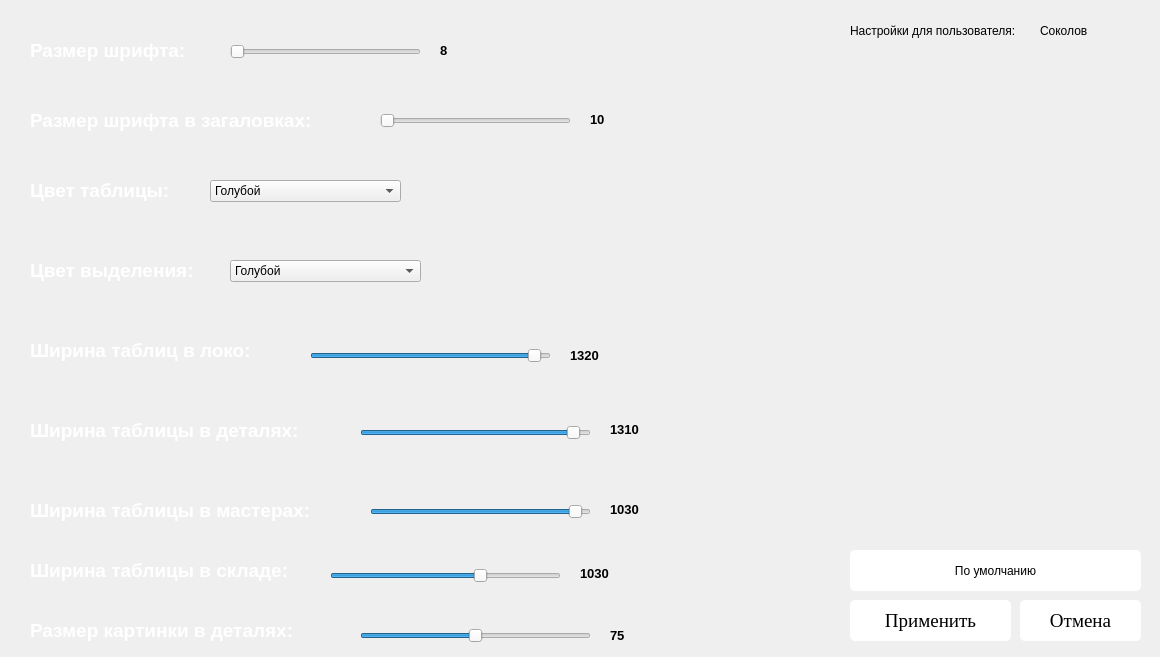
<?xml version="1.0" encoding="UTF-8"?>
<ui version="4.0">
 <class>Form</class>
 <widget class="QWidget" name="Form">
  <property name="geometry">
   <rect>
    <x>0</x>
    <y>0</y>
    <width>1160</width>
    <height>657</height>
   </rect>
  </property>
  <property name="windowTitle">
   <string>Настройки</string>
  </property>
  <property name="windowIcon">
   <iconset>
    <normaloff>train.ico</normaloff>train.ico</iconset>
  </property>
  <property name="styleSheet">
   <string notr="true"/>
  </property>
  <widget class="QLabel" name="label">
   <property name="geometry">
    <rect>
     <x>0</x>
     <y>-20</y>
     <width>1381</width>
     <height>841</height>
    </rect>
   </property>
   <property name="text">
    <string/>
   </property>
   <property name="pixmap">
    <pixmap>BD/sql_maket/полотно.png</pixmap>
   </property>
  </widget>
  <widget class="QLabel" name="label_2">
   <property name="geometry">
    <rect>
     <x>30</x>
     <y>10</y>
     <width>191</width>
     <height>81</height>
    </rect>
   </property>
   <property name="font">
    <font>
     <pointsize>14</pointsize>
     <weight>75</weight>
     <bold>true</bold>
    </font>
   </property>
   <property name="styleSheet">
    <string notr="true">color: rgb(255, 255, 255);</string>
   </property>
   <property name="text">
    <string>Размер шрифта:</string>
   </property>
  </widget>
  <widget class="QLabel" name="label_3">
   <property name="geometry">
    <rect>
     <x>30</x>
     <y>150</y>
     <width>171</width>
     <height>81</height>
    </rect>
   </property>
   <property name="font">
    <font>
     <pointsize>14</pointsize>
     <weight>75</weight>
     <bold>true</bold>
    </font>
   </property>
   <property name="styleSheet">
    <string notr="true">color: rgb(255, 255, 255);</string>
   </property>
   <property name="text">
    <string>Цвет таблицы:</string>
   </property>
  </widget>
  <widget class="QLabel" name="label_4">
   <property name="geometry">
    <rect>
     <x>30</x>
     <y>230</y>
     <width>201</width>
     <height>81</height>
    </rect>
   </property>
   <property name="font">
    <font>
     <pointsize>14</pointsize>
     <weight>75</weight>
     <bold>true</bold>
    </font>
   </property>
   <property name="styleSheet">
    <string notr="true">color: rgb(255, 255, 255);</string>
   </property>
   <property name="text">
    <string>Цвет выделения:</string>
   </property>
  </widget>
  <widget class="QLabel" name="label_5">
   <property name="geometry">
    <rect>
     <x>30</x>
     <y>310</y>
     <width>271</width>
     <height>81</height>
    </rect>
   </property>
   <property name="font">
    <font>
     <pointsize>14</pointsize>
     <weight>75</weight>
     <bold>true</bold>
    </font>
   </property>
   <property name="styleSheet">
    <string notr="true">color: rgb(255, 255, 255);</string>
   </property>
   <property name="text">
    <string>Ширина таблиц в локо:</string>
   </property>
  </widget>
  <widget class="QLabel" name="label_6">
   <property name="geometry">
    <rect>
     <x>30</x>
     <y>390</y>
     <width>331</width>
     <height>81</height>
    </rect>
   </property>
   <property name="font">
    <font>
     <pointsize>14</pointsize>
     <weight>75</weight>
     <bold>true</bold>
    </font>
   </property>
   <property name="styleSheet">
    <string notr="true">color: rgb(255, 255, 255);</string>
   </property>
   <property name="text">
    <string>Ширина таблицы в деталях:</string>
   </property>
  </widget>
  <widget class="QLabel" name="label_7">
   <property name="geometry">
    <rect>
     <x>30</x>
     <y>470</y>
     <width>341</width>
     <height>81</height>
    </rect>
   </property>
   <property name="font">
    <font>
     <pointsize>14</pointsize>
     <weight>75</weight>
     <bold>true</bold>
    </font>
   </property>
   <property name="styleSheet">
    <string notr="true">color: rgb(255, 255, 255);</string>
   </property>
   <property name="text">
    <string>Ширина таблицы в мастерах:</string>
   </property>
  </widget>
  <widget class="QSlider" name="horizontalSlider">
   <property name="geometry">
    <rect>
     <x>230</x>
     <y>36</y>
     <width>191</width>
     <height>31</height>
    </rect>
   </property>
   <property name="minimum">
    <number>8</number>
   </property>
   <property name="maximum">
    <number>20</number>
   </property>
   <property name="orientation">
    <enum>Qt::Horizontal</enum>
   </property>
  </widget>
  <widget class="QLabel" name="label_8">
   <property name="geometry">
    <rect>
     <x>440</x>
     <y>30</y>
     <width>41</width>
     <height>41</height>
    </rect>
   </property>
   <property name="font">
    <font>
     <pointsize>10</pointsize>
     <weight>75</weight>
     <bold>true</bold>
    </font>
   </property>
   <property name="styleSheet">
    <string notr="true"/>
   </property>
   <property name="text">
    <string>8</string>
   </property>
  </widget>
  <widget class="QSlider" name="horizontalSlider_2">
   <property name="geometry">
    <rect>
     <x>310</x>
     <y>340</y>
     <width>241</width>
     <height>31</height>
    </rect>
   </property>
   <property name="minimum">
    <number>1200</number>
   </property>
   <property name="maximum">
    <number>1325</number>
   </property>
   <property name="singleStep">
    <number>5</number>
   </property>
   <property name="value">
    <number>1320</number>
   </property>
   <property name="orientation">
    <enum>Qt::Horizontal</enum>
   </property>
  </widget>
  <widget class="QSlider" name="horizontalSlider_3">
   <property name="geometry">
    <rect>
     <x>360</x>
     <y>417</y>
     <width>231</width>
     <height>31</height>
    </rect>
   </property>
   <property name="minimum">
    <number>1190</number>
   </property>
   <property name="maximum">
    <number>1316</number>
   </property>
   <property name="singleStep">
    <number>5</number>
   </property>
   <property name="value">
    <number>1310</number>
   </property>
   <property name="orientation">
    <enum>Qt::Horizontal</enum>
   </property>
  </widget>
  <widget class="QSlider" name="horizontalSlider_4">
   <property name="geometry">
    <rect>
     <x>370</x>
     <y>496</y>
     <width>221</width>
     <height>31</height>
    </rect>
   </property>
   <property name="minimum">
    <number>900</number>
   </property>
   <property name="maximum">
    <number>1035</number>
   </property>
   <property name="singleStep">
    <number>5</number>
   </property>
   <property name="value">
    <number>1030</number>
   </property>
   <property name="orientation">
    <enum>Qt::Horizontal</enum>
   </property>
  </widget>
  <widget class="QLabel" name="label_9">
   <property name="geometry">
    <rect>
     <x>570</x>
     <y>340</y>
     <width>51</width>
     <height>31</height>
    </rect>
   </property>
   <property name="font">
    <font>
     <pointsize>10</pointsize>
     <weight>75</weight>
     <bold>true</bold>
    </font>
   </property>
   <property name="styleSheet">
    <string notr="true"/>
   </property>
   <property name="text">
    <string>1320</string>
   </property>
  </widget>
  <widget class="QLabel" name="label_10">
   <property name="geometry">
    <rect>
     <x>610</x>
     <y>414</y>
     <width>51</width>
     <height>31</height>
    </rect>
   </property>
   <property name="font">
    <font>
     <pointsize>10</pointsize>
     <weight>75</weight>
     <bold>true</bold>
    </font>
   </property>
   <property name="styleSheet">
    <string notr="true"/>
   </property>
   <property name="text">
    <string>1310</string>
   </property>
  </widget>
  <widget class="QLabel" name="label_11">
   <property name="geometry">
    <rect>
     <x>610</x>
     <y>494</y>
     <width>51</width>
     <height>31</height>
    </rect>
   </property>
   <property name="font">
    <font>
     <pointsize>10</pointsize>
     <weight>75</weight>
     <bold>true</bold>
    </font>
   </property>
   <property name="styleSheet">
    <string notr="true"/>
   </property>
   <property name="text">
    <string>1030</string>
   </property>
  </widget>
  <widget class="QComboBox" name="comboBox">
   <property name="geometry">
    <rect>
     <x>210</x>
     <y>180</y>
     <width>191</width>
     <height>22</height>
    </rect>
   </property>
   <item>
    <property name="text">
     <string>Голубой</string>
    </property>
   </item>
   <item>
    <property name="text">
     <string>Красный</string>
    </property>
   </item>
   <item>
    <property name="text">
     <string>Фиолетовый</string>
    </property>
   </item>
   <item>
    <property name="text">
     <string>Белый</string>
    </property>
   </item>
  </widget>
  <widget class="QComboBox" name="comboBox_2">
   <property name="geometry">
    <rect>
     <x>230</x>
     <y>260</y>
     <width>191</width>
     <height>22</height>
    </rect>
   </property>
   <item>
    <property name="text">
     <string>Голубой</string>
    </property>
   </item>
   <item>
    <property name="text">
     <string>Красный</string>
    </property>
   </item>
   <item>
    <property name="text">
     <string>Фиолетовый</string>
    </property>
   </item>
   <item>
    <property name="text">
     <string>Белый</string>
    </property>
   </item>
  </widget>
  <widget class="QLabel" name="label_12">
   <property name="geometry">
    <rect>
     <x>30</x>
     <y>80</y>
     <width>351</width>
     <height>81</height>
    </rect>
   </property>
   <property name="font">
    <font>
     <pointsize>14</pointsize>
     <weight>75</weight>
     <bold>true</bold>
    </font>
   </property>
   <property name="styleSheet">
    <string notr="true">color: rgb(255, 255, 255);</string>
   </property>
   <property name="text">
    <string>Размер шрифта в загаловках:</string>
   </property>
  </widget>
  <widget class="QSlider" name="horizontalSlider_5">
   <property name="geometry">
    <rect>
     <x>380</x>
     <y>105</y>
     <width>191</width>
     <height>31</height>
    </rect>
   </property>
   <property name="minimum">
    <number>10</number>
   </property>
   <property name="maximum">
    <number>22</number>
   </property>
   <property name="singleStep">
    <number>5</number>
   </property>
   <property name="value">
    <number>10</number>
   </property>
   <property name="orientation">
    <enum>Qt::Horizontal</enum>
   </property>
  </widget>
  <widget class="QLabel" name="label_13">
   <property name="geometry">
    <rect>
     <x>590</x>
     <y>99</y>
     <width>51</width>
     <height>41</height>
    </rect>
   </property>
   <property name="font">
    <font>
     <pointsize>10</pointsize>
     <weight>75</weight>
     <bold>true</bold>
    </font>
   </property>
   <property name="styleSheet">
    <string notr="true"/>
   </property>
   <property name="text">
    <string>10</string>
   </property>
  </widget>
  <widget class="QPushButton" name="pushButton_8">
   <property name="geometry">
    <rect>
     <x>850</x>
     <y>600</y>
     <width>161</width>
     <height>41</height>
    </rect>
   </property>
   <property name="sizePolicy">
    <sizepolicy hsizetype="Fixed" vsizetype="Minimum">
     <horstretch>0</horstretch>
     <verstretch>0</verstretch>
    </sizepolicy>
   </property>
   <property name="font">
    <font>
     <family>Times New Roman</family>
     <pointsize>14</pointsize>
     <weight>50</weight>
     <bold>false</bold>
    </font>
   </property>
   <property name="layoutDirection">
    <enum>Qt::LeftToRight</enum>
   </property>
   <property name="autoFillBackground">
    <bool>false</bool>
   </property>
   <property name="styleSheet">
    <string notr="true">QPushButton{
	background-color: rgb(255, 255, 255);
	border-radius: 5px;
}
QPushButton:hover {
	background-color: rgb(229, 229, 229);
	color:rgb(0, 0, 0)}
QPushButton:pressed {
	background-color: rgb(255, 255, 255);}</string>
   </property>
   <property name="text">
    <string>Применить</string>
   </property>
   <property name="icon">
    <iconset>
     <normaloff>../../Desktop/png/tool.jpg</normaloff>../../Desktop/png/tool.jpg</iconset>
   </property>
   <property name="iconSize">
    <size>
     <width>50</width>
     <height>40</height>
    </size>
   </property>
  </widget>
  <widget class="QPushButton" name="pushButton_9">
   <property name="geometry">
    <rect>
     <x>1020</x>
     <y>600</y>
     <width>121</width>
     <height>41</height>
    </rect>
   </property>
   <property name="sizePolicy">
    <sizepolicy hsizetype="Fixed" vsizetype="Minimum">
     <horstretch>0</horstretch>
     <verstretch>0</verstretch>
    </sizepolicy>
   </property>
   <property name="font">
    <font>
     <family>Times New Roman</family>
     <pointsize>14</pointsize>
     <weight>50</weight>
     <bold>false</bold>
    </font>
   </property>
   <property name="layoutDirection">
    <enum>Qt::LeftToRight</enum>
   </property>
   <property name="autoFillBackground">
    <bool>false</bool>
   </property>
   <property name="styleSheet">
    <string notr="true">QPushButton{
	background-color: rgb(255, 255, 255);
	border-radius: 5px;
}
QPushButton:hover {
	background-color: rgb(229, 229, 229);
	color:rgb(0, 0, 0)}
QPushButton:pressed {
	background-color: rgb(255, 255, 255);}</string>
   </property>
   <property name="text">
    <string>Отмена</string>
   </property>
   <property name="icon">
    <iconset>
     <normaloff>../../Desktop/png/tool.jpg</normaloff>../../Desktop/png/tool.jpg</iconset>
   </property>
   <property name="iconSize">
    <size>
     <width>50</width>
     <height>40</height>
    </size>
   </property>
  </widget>
  <widget class="QLabel" name="label_14">
   <property name="geometry">
    <rect>
     <x>30</x>
     <y>590</y>
     <width>341</width>
     <height>81</height>
    </rect>
   </property>
   <property name="font">
    <font>
     <pointsize>14</pointsize>
     <weight>75</weight>
     <bold>true</bold>
    </font>
   </property>
   <property name="styleSheet">
    <string notr="true">color: rgb(255, 255, 255);</string>
   </property>
   <property name="text">
    <string>Размер картинки в деталях:</string>
   </property>
  </widget>
  <widget class="QSlider" name="horizontalSlider_6">
   <property name="geometry">
    <rect>
     <x>360</x>
     <y>620</y>
     <width>231</width>
     <height>31</height>
    </rect>
   </property>
   <property name="minimum">
    <number>50</number>
   </property>
   <property name="maximum">
    <number>100</number>
   </property>
   <property name="singleStep">
    <number>5</number>
   </property>
   <property name="value">
    <number>75</number>
   </property>
   <property name="orientation">
    <enum>Qt::Horizontal</enum>
   </property>
  </widget>
  <widget class="QLabel" name="label_15">
   <property name="geometry">
    <rect>
     <x>610</x>
     <y>620</y>
     <width>71</width>
     <height>31</height>
    </rect>
   </property>
   <property name="font">
    <font>
     <pointsize>10</pointsize>
     <weight>75</weight>
     <bold>true</bold>
    </font>
   </property>
   <property name="styleSheet">
    <string notr="true"/>
   </property>
   <property name="text">
    <string>75</string>
   </property>
  </widget>
  <widget class="QPushButton" name="pushButton_10">
   <property name="geometry">
    <rect>
     <x>850</x>
     <y>550</y>
     <width>291</width>
     <height>41</height>
    </rect>
   </property>
   <property name="styleSheet">
    <string notr="true">QPushButton{
	background-color: rgb(255, 255, 255);
	border-radius: 5px;
}
QPushButton:hover {
	background-color: rgb(229, 229, 229);
	color:rgb(0, 0, 0)}
QPushButton:pressed {
	background-color: rgb(255, 255, 255);}</string>
   </property>
   <property name="text">
    <string>По умолчанию</string>
   </property>
  </widget>
  <widget class="QLabel" name="label_16">
   <property name="geometry">
    <rect>
     <x>850</x>
     <y>10</y>
     <width>191</width>
     <height>41</height>
    </rect>
   </property>
   <property name="font">
    <font>
     <pointsize>9</pointsize>
    </font>
   </property>
   <property name="text">
    <string>Настройки для пользователя:</string>
   </property>
  </widget>
  <widget class="QLabel" name="label_17">
   <property name="geometry">
    <rect>
     <x>1040</x>
     <y>20</y>
     <width>81</width>
     <height>21</height>
    </rect>
   </property>
   <property name="font">
    <font>
     <pointsize>9</pointsize>
    </font>
   </property>
   <property name="text">
    <string>Соколов</string>
   </property>
  </widget>
  <widget class="QLabel" name="label_18">
   <property name="geometry">
    <rect>
     <x>30</x>
     <y>530</y>
     <width>341</width>
     <height>81</height>
    </rect>
   </property>
   <property name="font">
    <font>
     <pointsize>14</pointsize>
     <weight>75</weight>
     <bold>true</bold>
    </font>
   </property>
   <property name="styleSheet">
    <string notr="true">color: rgb(255, 255, 255);</string>
   </property>
   <property name="text">
    <string>Ширина таблицы в складе:</string>
   </property>
  </widget>
  <widget class="QSlider" name="horizontalSlider_7">
   <property name="geometry">
    <rect>
     <x>330</x>
     <y>560</y>
     <width>231</width>
     <height>31</height>
    </rect>
   </property>
   <property name="minimum">
    <number>700</number>
   </property>
   <property name="maximum">
    <number>1200</number>
   </property>
   <property name="singleStep">
    <number>5</number>
   </property>
   <property name="value">
    <number>1030</number>
   </property>
   <property name="sliderPosition">
    <number>1030</number>
   </property>
   <property name="orientation">
    <enum>Qt::Horizontal</enum>
   </property>
  </widget>
  <widget class="QLabel" name="label_19">
   <property name="geometry">
    <rect>
     <x>580</x>
     <y>558</y>
     <width>51</width>
     <height>31</height>
    </rect>
   </property>
   <property name="font">
    <font>
     <pointsize>10</pointsize>
     <weight>75</weight>
     <bold>true</bold>
    </font>
   </property>
   <property name="styleSheet">
    <string notr="true"/>
   </property>
   <property name="text">
    <string>1030</string>
   </property>
  </widget>
 </widget>
 <resources/>
 <connections/>
</ui>
